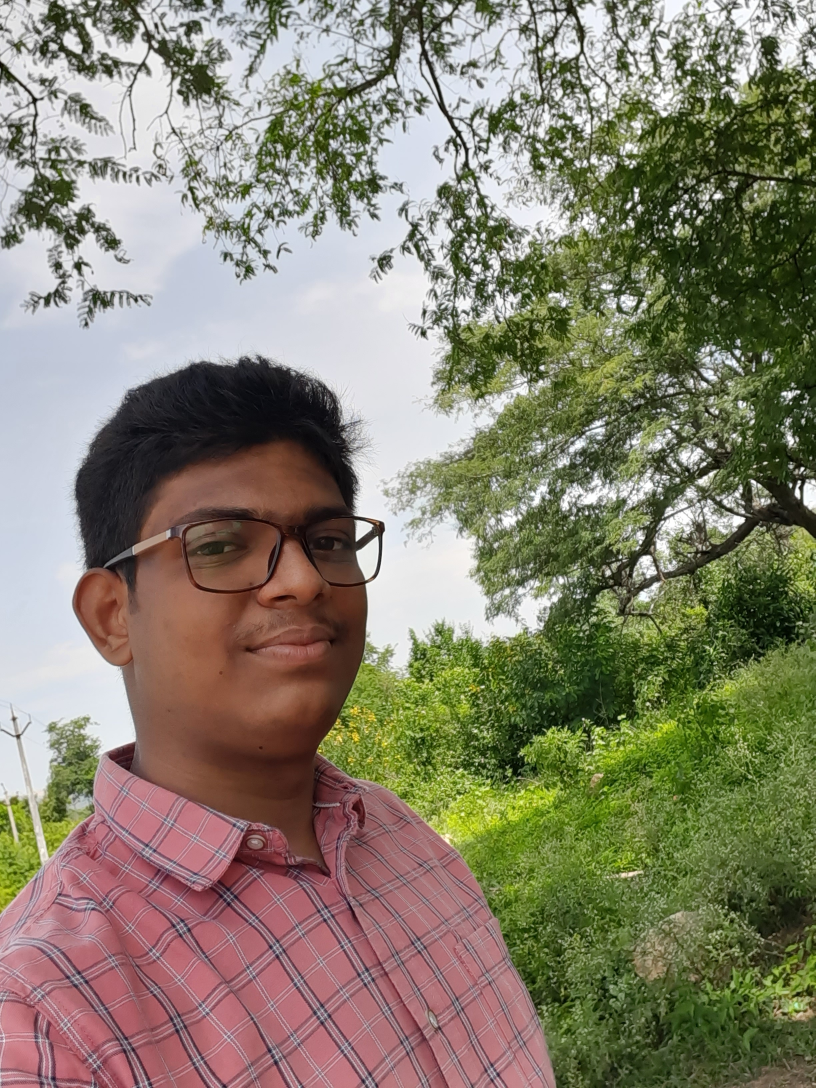
%> input picture old_files/photo_5.jpg, 2448 x 3264 px (shown at 1/3 size)
$ octave hair_background_separate.m   (GNU Octave 9; MATLAB toolbox functions it lacks are replaced by stand-ins)
%> lines starting %> are read from the running program, lines starting %| are printed output that depends on the picture; in (x1, y1, x2, y2) boxes, pixels count from 0 and x2, y2 are one past the last pixel; in counts of white or black regions, pixels touching at a corner belong together; the program's own positions count from 1
clc; close all; clear;

imgs = {'photo_5.jpg', 'photo_10.jpg', '1803191139-00001033.jpg', '1803191139-00000036.jpg', '1803241220-00000379.jpg', '1803241220-00000455.jpg', '1803242348-00000223.jpg', '1803242348-00000303.jpg', '1803290249-00000352.jpg', '1803241944-00000092.jpg', '1803241944-00000180.jpg', '1803241944-00000241.jpg', '1803290249-00000142.jpg', '1803241944-00000549.jpg', '1803261700-00000010.jpg', '1803261700-00000240.jpg', '1803261700-00000348.jpg', '1803290249-00000131.jpg', '1803290100-00000210.jpg', '1803290100-00000343.jpg'};

figure;
set(gcf, 'Position', [100, 100, 1200, 800]); % Adjust figure size for better layout
% Counter to track the subplot index
subplotIdx = 1;

for i = 1:length(imgs)
   img = imread(imgs{i});

   % Convert to HSV color space
   hsvImg = rgb2hsv(img);
   vChannel = hsvImg(:,:,3); % Value (brightness)
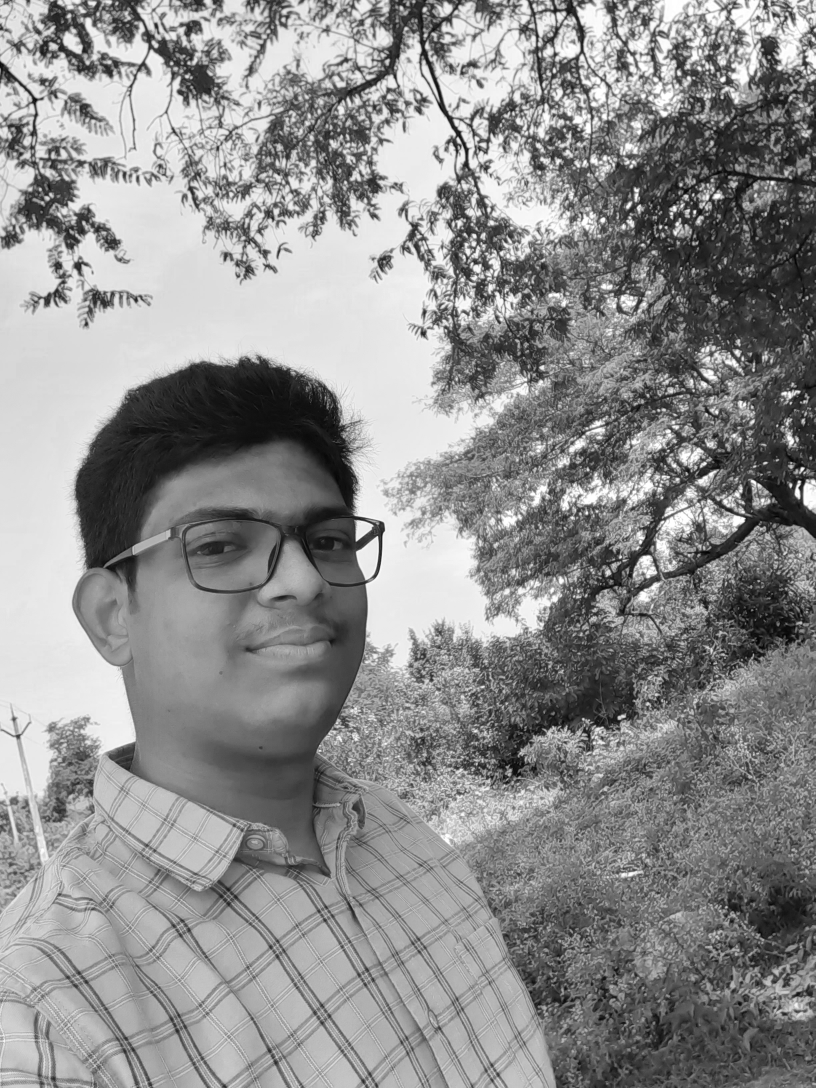
%> vChannel: size 3264x2448 double (shown at 1/3 size); min 0, max 1, mean 0.557

   % Threshold for potential hair region
   hairMask = vChannel < 0.25; % Threshold for darker regions
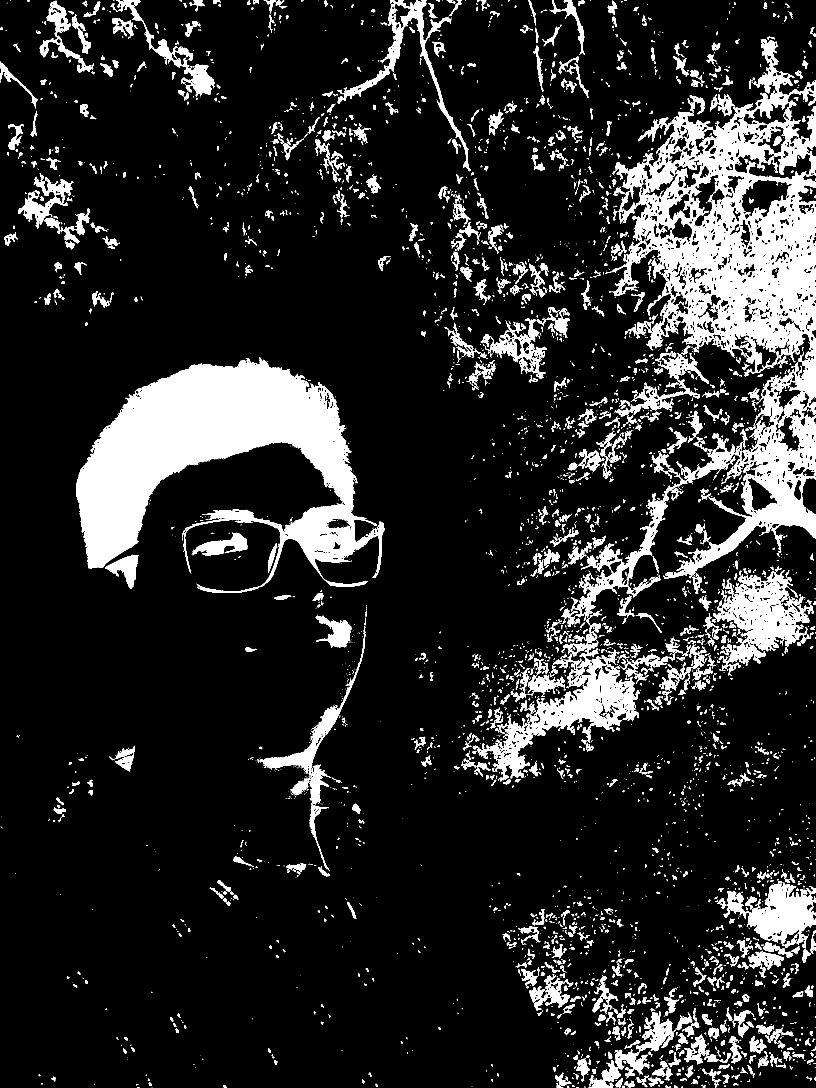
%> hairMask: size 3264x2448 logical (shown at 1/3 size); 13.8% white; 5212 white regions (3468 under 20 px), largest, box (x1, y1, x2, y2) and area: (1816, 117, 2448, 1737) 315614, (228, 1072, 1154, 1779) 273446, (1431, 1870, 1920, 2341) 49486

   % Morphological operations
   se = strel('disk', 5);
   hairMask = imclose(hairMask, se); % Close gaps
%> hairMask: size 3264x2448 logical; 17% white; 1884 white regions (1042 under 20 px), largest, box (x1, y1, x2, y2) and area: (1384, 110, 2448, 2358) 653617, (228, 1072, 1154, 1779) 290006, (2144, 2607, 2448, 2934) 40618
   hairMask = imfill(hairMask, 'holes'); % Fill small holes
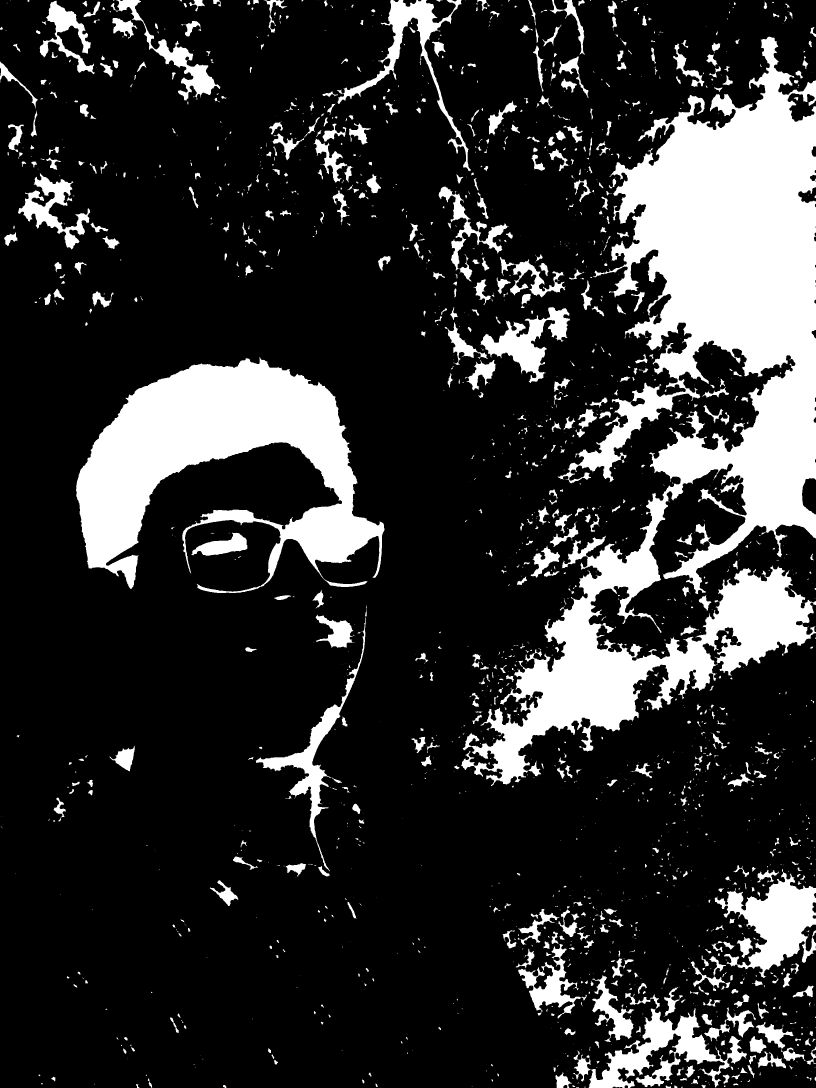
%> hairMask: size 3264x2448 logical (shown at 1/3 size); 19.2% white; 1866 white regions (1028 under 20 px), largest, box (x1, y1, x2, y2) and area: (1384, 110, 2448, 2358) 796974, (228, 1072, 1154, 1779) 294100, (2144, 2607, 2448, 2934) 44013

   % Remove small objects, keep connected regions close to the face
   hairMask = bwareaopen(hairMask, 100); %
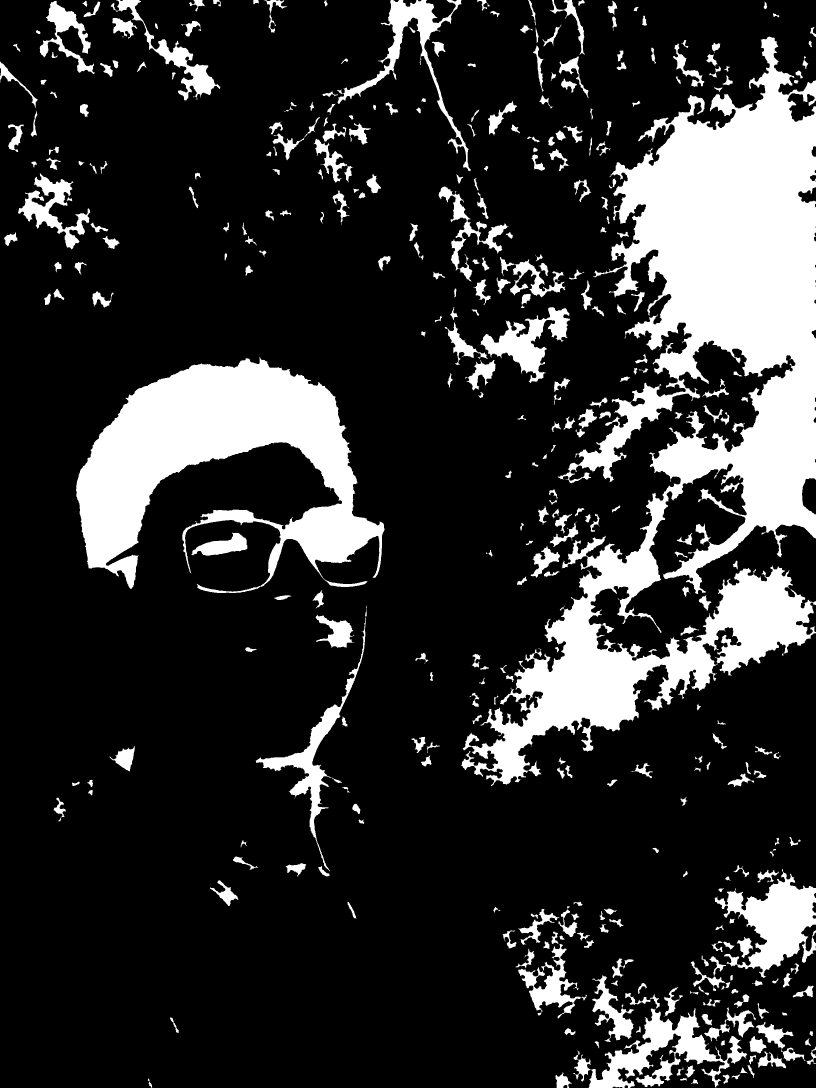
%> hairMask: size 3264x2448 logical (shown at 1/3 size); 18.8% white; 349 white regions, largest, box (x1, y1, x2, y2) and area: (1384, 110, 2448, 2358) 796974, (228, 1072, 1154, 1779) 294100, (2144, 2607, 2448, 2934) 44013

   % Display original image
   subplot(5, 8, subplotIdx);
   imshow(img);
   title(['Original Image ' num2str(i)]);
   subplotIdx = subplotIdx + 1;

   % Display corresponding mask
   subplot(5, 8, subplotIdx);
   imshow(hairMask);
   title(['Mask Image ' num2str(i)]);
%> (the run ends here)
